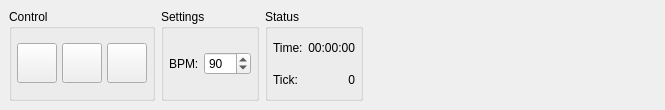
<?xml version="1.0" encoding="UTF-8"?>
<ui version="4.0">
 <class>ControlPanelWidget</class>
 <widget class="QDockWidget" name="ControlPanelWidget">
  <property name="geometry">
   <rect>
    <x>0</x>
    <y>0</y>
    <width>665</width>
    <height>110</height>
   </rect>
  </property>
  <property name="sizePolicy">
   <sizepolicy hsizetype="Preferred" vsizetype="Preferred">
    <horstretch>0</horstretch>
    <verstretch>0</verstretch>
   </sizepolicy>
  </property>
  <property name="styleSheet">
   <string notr="true"/>
  </property>
  <property name="windowTitle">
   <string>Control Panel</string>
  </property>
  <widget class="QWidget" name="dockWidgetContents">
   <property name="styleSheet">
    <string notr="true">QDockWidget &gt; QWidget {
	background: qlineargradient(spread:pad, x1:0, y1:0, x2:0, y2:1, stop:0 rgb(60, 60, 60), stop:1 rgb(20, 20, 20));
}
QGroupBox {
	border: 1px solid #000000;
	border-left-color: #888888;
	border-top-color: #888888;
	border-right-color: #222222;
	border-bottom-color: #222222;
	border-radius: 5px;
	margin-top: 5px;
	background: qlineargradient(spread:pad, x1:0, y1:0, x2:0, y2:1, stop:0 rgb(100, 100, 100), stop:1 rgb(60, 60, 60));
	padding-top:12px;
}
QGroupBox::title {
	ssubcontrol-origin: margin;
	sleft: 10px;
	stop: -2px;
	ppadding: 0px 5px;
	color: white;
	left: 4px;
	top: 3px;
}
QLabel {
	color:white;
}</string>
   </property>
   <layout class="QGridLayout" name="gridLayout">
    <item row="0" column="3">
     <widget class="QGroupBox" name="groupBox_2">
      <property name="title">
       <string>Settings</string>
      </property>
      <layout class="QGridLayout" name="gridLayout_4">
       <property name="margin">
        <number>5</number>
       </property>
       <property name="spacing">
        <number>5</number>
       </property>
       <item row="0" column="0">
        <widget class="QLabel" name="label">
         <property name="text">
          <string>BPM:</string>
         </property>
        </widget>
       </item>
       <item row="0" column="1">
        <widget class="QSpinBox" name="spnBPM">
         <property name="minimum">
          <number>10</number>
         </property>
         <property name="maximum">
          <number>200</number>
         </property>
         <property name="value">
          <number>90</number>
         </property>
        </widget>
       </item>
      </layout>
     </widget>
    </item>
    <item row="0" column="2">
     <widget class="QGroupBox" name="groupBox">
      <property name="title">
       <string>Control</string>
      </property>
      <layout class="QHBoxLayout" name="horizontalLayout">
       <property name="spacing">
        <number>5</number>
       </property>
       <property name="margin">
        <number>5</number>
       </property>
       <item>
        <widget class="QPushButton" name="btnPlay">
         <property name="sizePolicy">
          <sizepolicy hsizetype="Fixed" vsizetype="Fixed">
           <horstretch>0</horstretch>
           <verstretch>0</verstretch>
          </sizepolicy>
         </property>
         <property name="minimumSize">
          <size>
           <width>40</width>
           <height>40</height>
          </size>
         </property>
         <property name="maximumSize">
          <size>
           <width>40</width>
           <height>40</height>
          </size>
         </property>
         <property name="baseSize">
          <size>
           <width>0</width>
           <height>0</height>
          </size>
         </property>
         <property name="text">
          <string/>
         </property>
         <property name="icon">
          <iconset resource="icons.qrc">
           <normaloff>:/icons/icons/play.png</normaloff>:/icons/icons/play.png</iconset>
         </property>
         <property name="iconSize">
          <size>
           <width>32</width>
           <height>32</height>
          </size>
         </property>
        </widget>
       </item>
       <item>
        <widget class="QPushButton" name="btnStop">
         <property name="minimumSize">
          <size>
           <width>40</width>
           <height>40</height>
          </size>
         </property>
         <property name="maximumSize">
          <size>
           <width>40</width>
           <height>40</height>
          </size>
         </property>
         <property name="text">
          <string/>
         </property>
         <property name="icon">
          <iconset resource="icons.qrc">
           <normaloff>:/icons/icons/stop.png</normaloff>:/icons/icons/stop.png</iconset>
         </property>
         <property name="iconSize">
          <size>
           <width>32</width>
           <height>32</height>
          </size>
         </property>
        </widget>
       </item>
       <item>
        <widget class="QPushButton" name="btnRec">
         <property name="minimumSize">
          <size>
           <width>40</width>
           <height>40</height>
          </size>
         </property>
         <property name="maximumSize">
          <size>
           <width>40</width>
           <height>40</height>
          </size>
         </property>
         <property name="text">
          <string/>
         </property>
         <property name="icon">
          <iconset resource="icons.qrc">
           <normaloff>:/icons/icons/rec.png</normaloff>:/icons/icons/rec.png</iconset>
         </property>
         <property name="iconSize">
          <size>
           <width>32</width>
           <height>32</height>
          </size>
         </property>
        </widget>
       </item>
      </layout>
     </widget>
    </item>
    <item row="0" column="5">
     <spacer name="horizontalSpacer">
      <property name="orientation">
       <enum>Qt::Horizontal</enum>
      </property>
      <property name="sizeHint" stdset="0">
       <size>
        <width>40</width>
        <height>20</height>
       </size>
      </property>
     </spacer>
    </item>
    <item row="0" column="4">
     <widget class="QGroupBox" name="groupBox_3">
      <property name="styleSheet">
       <string notr="true"/>
      </property>
      <property name="title">
       <string>Status</string>
      </property>
      <layout class="QGridLayout" name="gridLayout_2">
       <property name="margin">
        <number>5</number>
       </property>
       <property name="spacing">
        <number>5</number>
       </property>
       <item row="0" column="0">
        <widget class="QLabel" name="label_2">
         <property name="text">
          <string>Time:</string>
         </property>
        </widget>
       </item>
       <item row="0" column="1">
        <widget class="QLabel" name="lblTime">
         <property name="text">
          <string>00:00:00</string>
         </property>
         <property name="alignment">
          <set>Qt::AlignRight|Qt::AlignTrailing|Qt::AlignVCenter</set>
         </property>
        </widget>
       </item>
       <item row="1" column="0">
        <widget class="QLabel" name="label_3">
         <property name="text">
          <string>Tick:</string>
         </property>
        </widget>
       </item>
       <item row="1" column="1">
        <widget class="QLabel" name="lblTick">
         <property name="text">
          <string>0</string>
         </property>
         <property name="alignment">
          <set>Qt::AlignRight|Qt::AlignTrailing|Qt::AlignVCenter</set>
         </property>
        </widget>
       </item>
      </layout>
     </widget>
    </item>
   </layout>
  </widget>
 </widget>
 <resources>
  <include location="icons.qrc"/>
 </resources>
 <connections/>
</ui>
